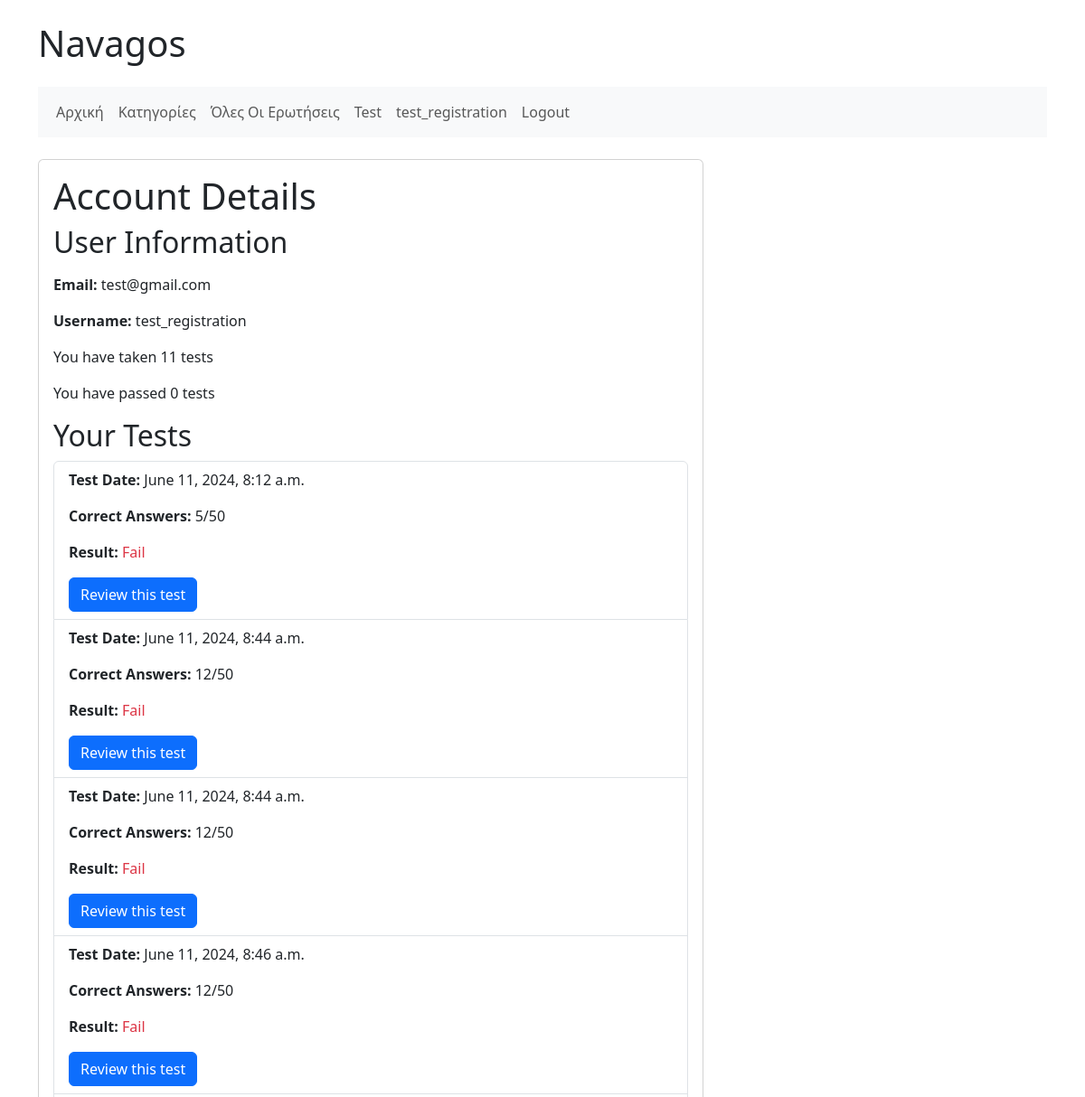
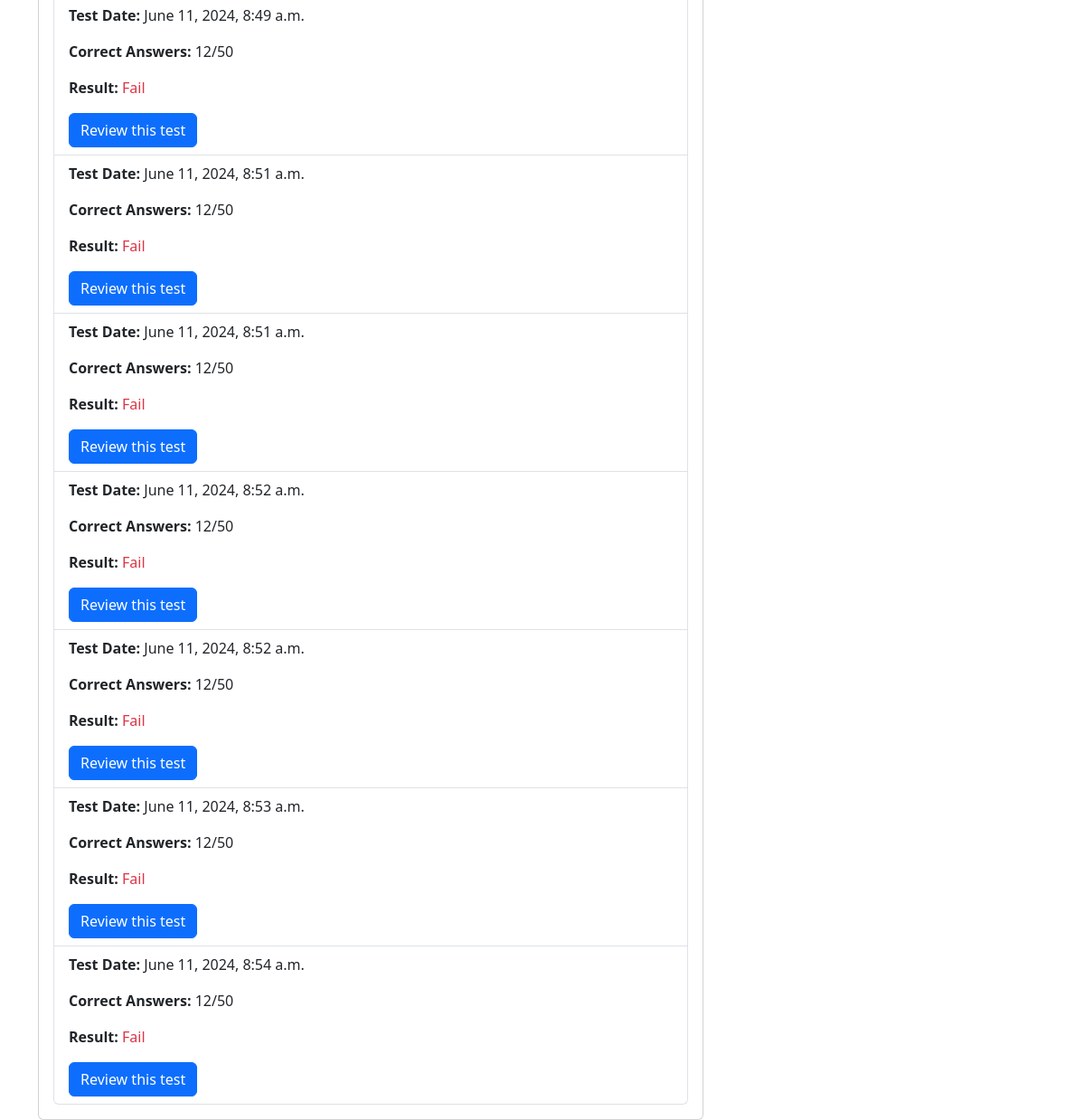
The page /account/ (signed in) on the database as committed earlier (2 pictures, top to bottom).
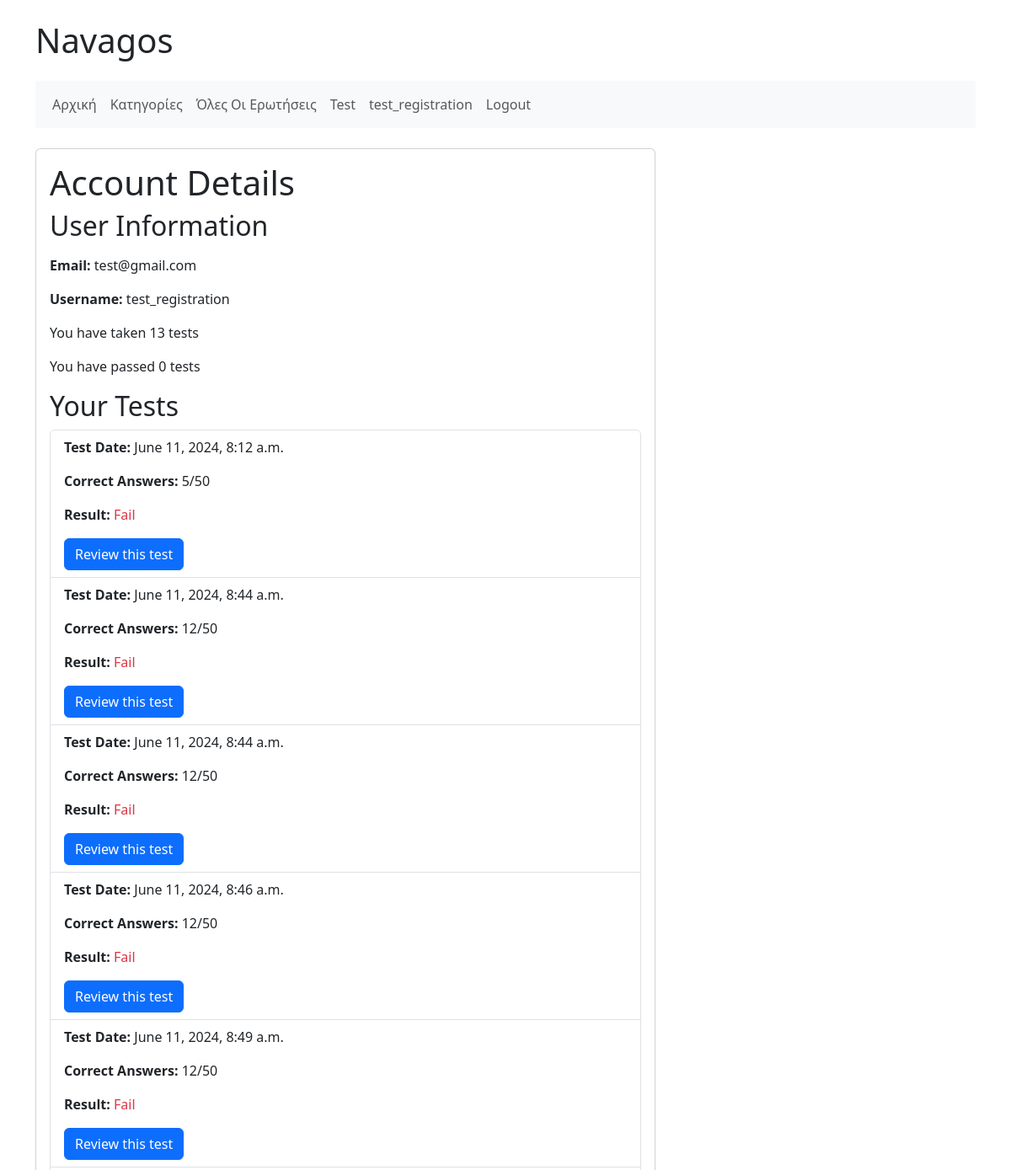
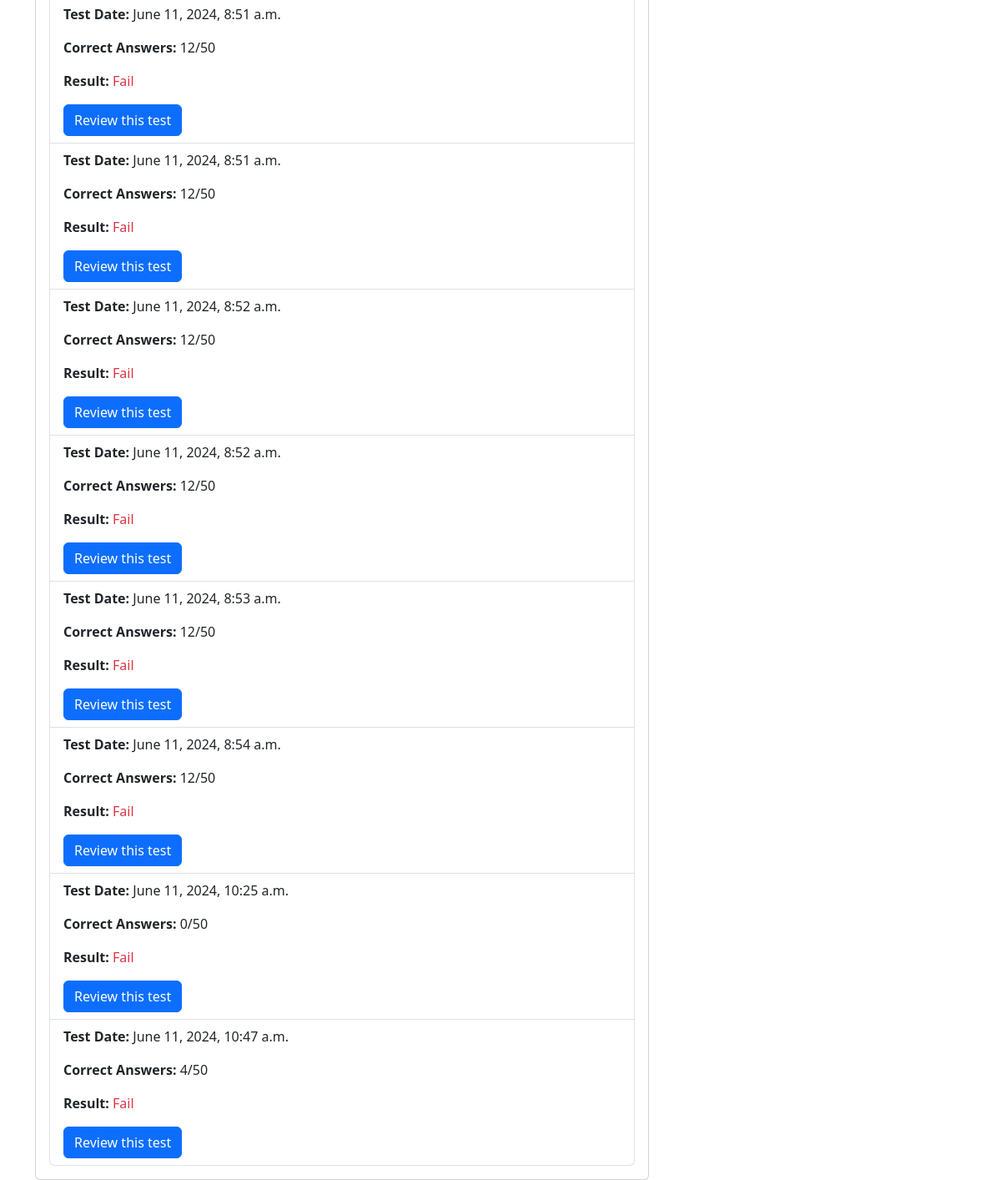
The same page on the database as committed later (2 pictures, top to bottom).
### navagos_main/models.py (models this page shows, shortened)
class Test(models.Model):
    user = models.ForeignKey(User, on_delete=models.CASCADE)
    test_datetime = models.DateTimeField(auto_now_add=True)
    correct_answers = models.IntegerField() # The number of correct answers the user provided in the test.
    pass_fail = models.BooleanField()

### navagos_main/views.py (the view)
# urls.py: path('account/', views.show_acc_details, name='account')
def show_acc_details(request):
    user = request.user
    user_tests = Test.objects.filter(user = user)
    passing_tests = Test.objects.filter(user = user) if Test.pass_fail == True else None
    context = {'user': user, 'user_tests': user_tests, 'passing_tests': passing_tests}
    return render(request, 'navagos_main/show_acc_details.html', context)

### navagos_main/templates/navagos_main/show_acc_details.html (shortened to what this page needs)
{% extends 'navagos_main/base.html' %}
{% block content %}
<div class="card">
  <div class="card-body">
    <h1 class="card-title">Account Details</h1>
    <h2>User Information</h2>
    <p><strong>Email:</strong> {{ user.email }}</p>
    <p><strong>Username:</strong> {{ user.username }}</p>
    <p>You have taken {{ user_tests|length }} tests</p>
    <p>You have passed {{ passing_tests|length }} tests</p>
    <h2>Your Tests</h2>
    <ul class="list-group">
      {% for test in user_tests %}
        <li class="list-group-item">
          <p><strong>Test Date:</strong> {{ test.test_datetime }}</p>
          <p><strong>Correct Answers:</strong> {{ test.correct_answers }}/50</p>
          <p><strong>Result:</strong>
            {% if test.pass_fail %}
              <span class="text-success">Pass</span>
            {% else %}
              <span class="text-danger">Fail</span>
            {% endif %}
          </p>
          <a href="{% url 'navagos_main:result' test.id %}" class="btn btn-primary">Review this test</a>
        </li>
      {% endfor %}
    </ul>
  </div>
</div>
{% endblock content %}

### navagos_main/templates/navagos_main/base.html (shortened to what this page needs)
<!doctype html>
<html lang="en">
<head>
  <link href="https://cdn.jsdelivr.net/npm/bootstrap@5.3.3/dist/css/bootstrap.min.css" rel="stylesheet">
</head>
<body>
<div class="container">
  <h1 class="my-4">Navagos</h1>
  <nav class="navbar navbar-expand-lg navbar-light bg-light mb-4">
    <div class="container-fluid">
      <div class="collapse navbar-collapse" id="navbarNav">
        <ul class="navbar-nav">
          {% if user.is_authenticated %}
            <li class="nav-item">
              <a class="nav-link" href="{% url 'navagos_main:index' %}">Αρχική</a>
            </li>
            <li class="nav-item">
              <a class="nav-link" href="{% url 'navagos_main:categories' %}">Κατηγορίες</a>
            </li>
            <li class="nav-item">
              <a class="nav-link" href="{% url 'navagos_main:questions' %}">Όλες Οι Ερωτήσεις</a>
            </li>
            <li class="nav-item">
              <a class="nav-link" href="{% url 'navagos_main:test' %}">Test</a>
            </li>
            <li class="nav-item">
              <a class="nav-link" href="{% url 'navagos_main:account' %}">{{ user.username }}</a>
            </li>
            <li class="nav-item">
              <a class="nav-link" href="{% url 'navagos_auth_app:logout' %}">Logout</a>
            </li>
          {% endif %}
        </ul>
      </div>
    </div>
  </nav>
  <div class="row">
    <div class="col-md-8">
      {% block content %}
      {% endblock %}
    </div>
    <div class="col-md-4">
    </div>
  </div>
</div>
</body>
</html>

Rows that differ between the two databases and show on the page:
added Test: test_datetime "June 11, 2024, 10:25 a.m.", correct_answers "0", pass_fail "Fail"
added Test: test_datetime "June 11, 2024, 10:47 a.m.", correct_answers "4", pass_fail "Fail"
Other text that changed with them:
{{ user_tests|length }}: "11" → "13"
